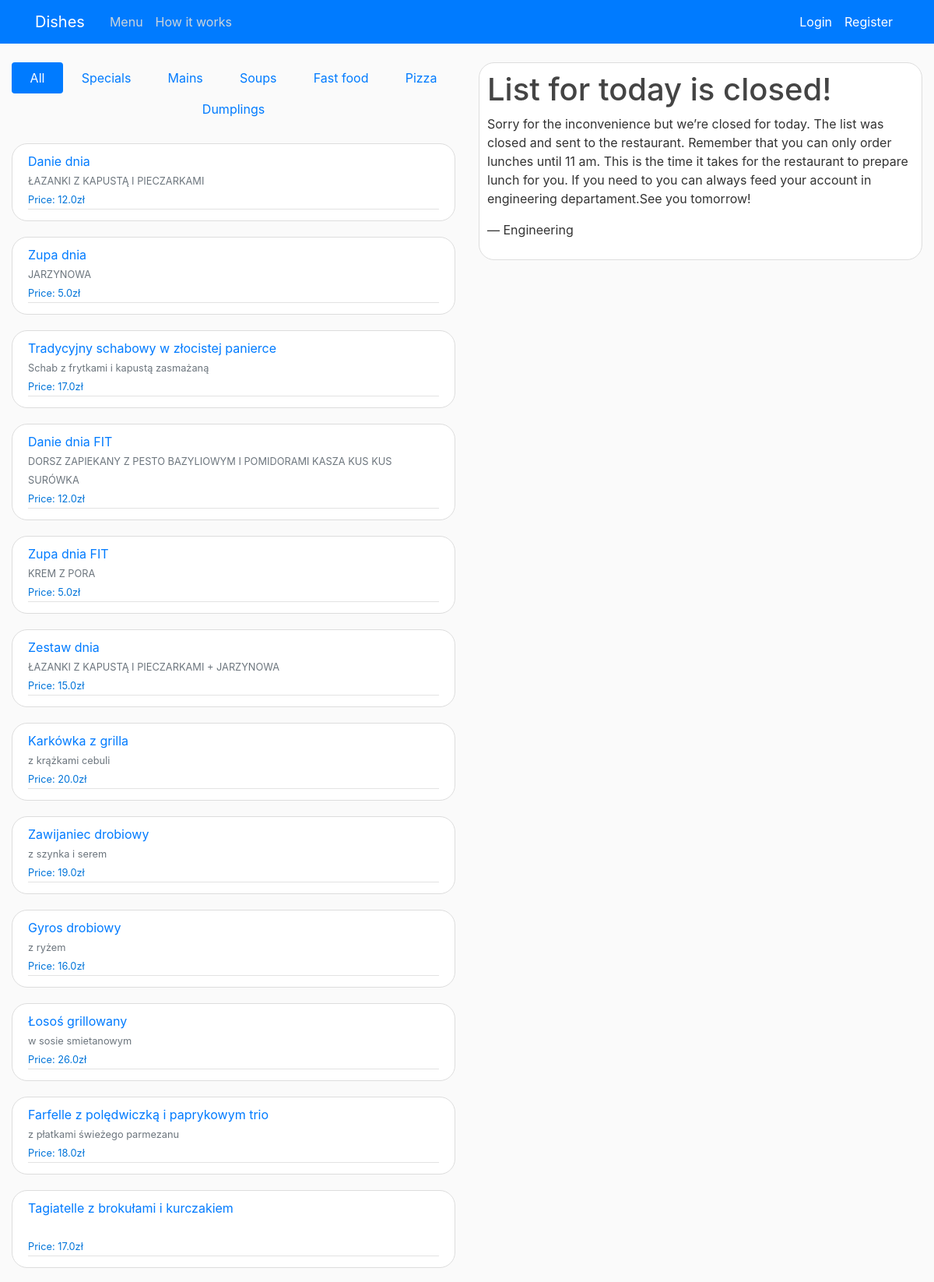
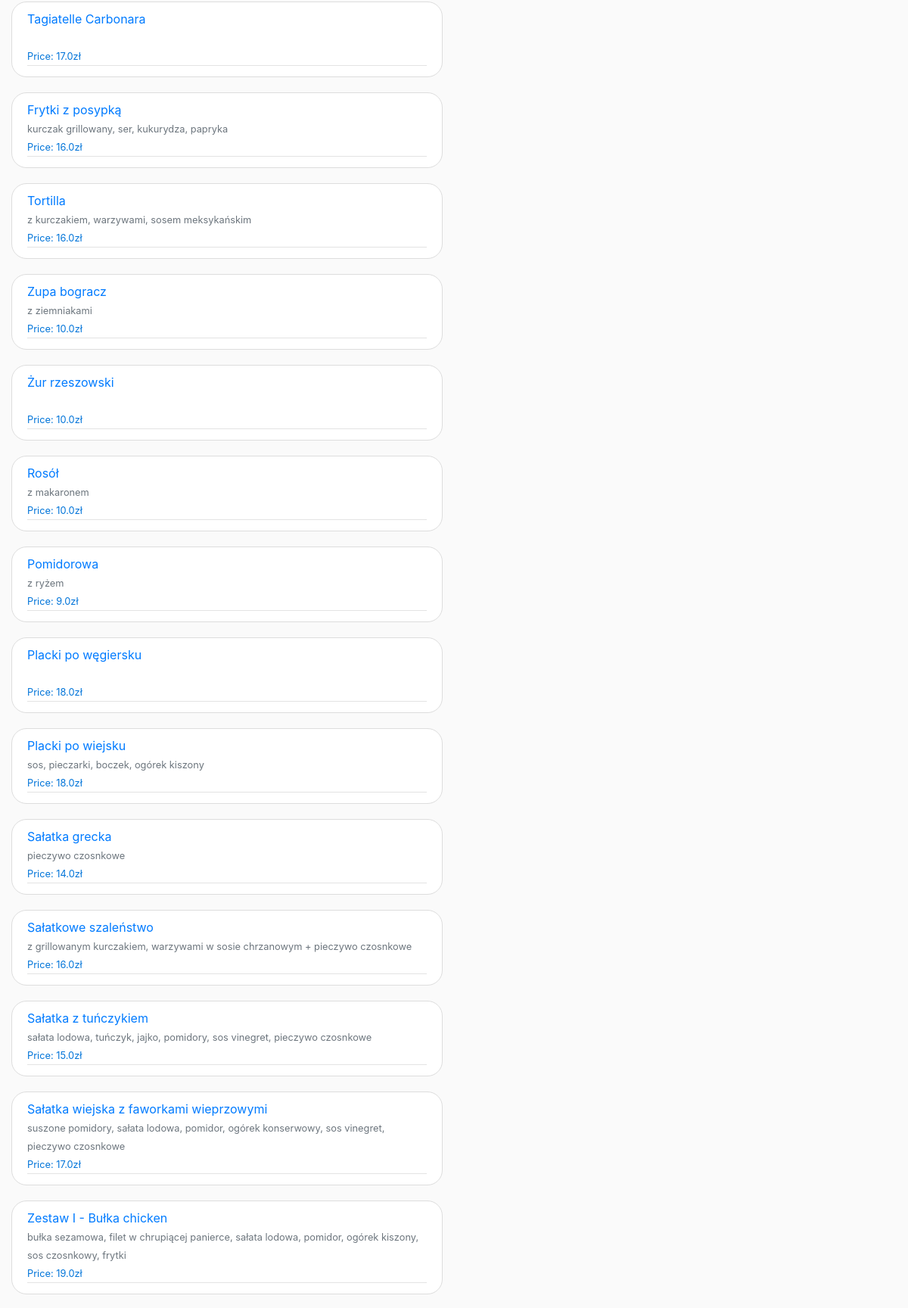
The page / (upper part) on the database its author committed (2 pictures, top to bottom).
### shop/models.py (models this page shows, shortened)
class Dish(models.Model):
    name = models.CharField(max_length=100)
    ingredient = models.CharField(max_length=250, blank=True)
    price = models.FloatField()
    dish_type = models.CharField(max_length=20)
    dish_addon = models.BooleanField(default=True)

### shop/views.py (the view)
# urls.py: 2. Add a URL to urlpatterns:  path('', views.home, name='home')
def home (request):
    context = {
        'dish': selectMenu('all'),
        'type': 'all',
        'hoursStart': startTime,
        'hoursEnd': endTime,
        'time': datetime.now()
    }
    try:
        values = countTotalPrice(request.user)
        context.update({'cart': values["items_in_cart"], 'sum_price': values["total_price"]})
        money = Profile.objects.get(user=request.user).money
        context.update({'money': money})
    except:
        pass
    return render(request, 'shop/home.html',context)

### shop/views.py (called while the page is built)
def countTotalPrice(user):
    items_in_cart = Cart.objects.filter(user=user)
    total_price = 0
    for item in items_in_cart:
        composition_price = item.composition.dish.price + item.composition.addon.price
        total_price += composition_price * item.quantity
    value_to_return ={
        'total_price': total_price,
        'items_in_cart': items_in_cart
    }
    return value_to_return

### shop/templates/shop/home.html (shortened to what this page needs)
{% extends 'shop/base.html' %}
{% block content %}
<nav class="nav nav-pills flex-column flex-sm-row">
    {% if type == 'all' %}
        <a class="flex-sm-fill text-sm-center nav-link active" href="{% url 'shop-select' 'all' %}">All</a>
        <a class="flex-sm-fill text-sm-center nav-link" href="{% url 'shop-select' 'special'%}">Specials</a>
        <a class="flex-sm-fill text-sm-center nav-link" href="{% url 'shop-select' 'main'%}">Mains</a>
        <a class="flex-sm-fill text-sm-center nav-link" href="{% url 'shop-select' 'soup'%}">Soups</a>
        <a class="flex-sm-fill text-sm-center nav-link" href="{% url 'shop-select' 'fastfood'%}">Fast food</a>
        <a class="flex-sm-fill text-sm-center nav-link" href="{% url 'shop-select' 'pizza'%}">Pizza</a>
        <a class="flex-sm-fill text-sm-center nav-link" href="{% url 'shop-select' 'dumplig'%}">Dumplings</a>
    {% endif %}
</nav>
<br>
{% for menu in dish %}
    <article class="media content-section">
        <div class="media-body">
            <div class="article-metadata">
                <a class="mr-2" href="{% url 'shop-open-dish' menu.id %}">{{ menu.name }}</a><br>
                <small class="text-muted">{{ menu.ingredient }}</small><br>
                <small class="article-content" style='color:#0074d9'>Price: {{ menu.price }}zł</small>
            </div>
        </div>
    </article>
{% endfor %}
{% endblock content %}

### shop/templates/shop/base.html (shortened to what this page needs)
{% load static %}
{% load django_template_maths %}
<!DOCTYPE html>
<html>
<head>
    <link rel="stylesheet" href="https://stackpath.bootstrapcdn.com/bootstrap/4.5.2/css/bootstrap.min.css">
    <link rel="stylesheet" type="text/css" href="{% static 'shop/main.css' %}">
</head>
<body>
    <header class="site-header">
        <nav class="navbar navbar-expand-md navbar-dark bg-primary fixed-top">
            <div class="container">
                <a class="navbar-brand mr-4">Dishes</a>
                <div class="collapse navbar-collapse" id="navbarToggle">
                    <div class="navbar-nav mr-auto">
                        <a class="nav-item nav-link" href="{% url 'shop-home' %}">Menu</a>
                        <a class="nav-item nav-link" href="{% url 'shop-about' %}">How it works</a>
                    </div>
                     <div class="navbar-nav">
                        {% if user.is_authenticated %}
                            <a class="nav-item nav-link" style="color: #ffffff" href="{% url 'logout' %}">Logout</a>
                            <a class="nav-item nav-link" style="color: #ffffff" href="{% url 'profile' %}">{{ user.username }} : {{money|floatformat}}zł</a>
                        {% else %}
                            <a class="nav-item nav-link" style="color: #ffffff" href="{% url 'login' %}">Login</a>
                            <a class="nav-item nav-link" style="color: #ffffff" href="{% url 'register' %}">Register</a>
                        {% endif %}
                    </div>
                </div>
            </div>
        </nav>
    </header>
   <main role="main" class="container-fluid">
        {% if summary %}
            {% block summary %}
            {% endblock summary %}
        {% else %}
            <div class="row">
                <div class="col-md-6">
                    {% block content %}{% endblock %}
                </div>
                {% if hoursStart < time.time and hoursEnd > time.time %}
                    <div class="col-md-6">
                        {% if user.is_authenticated %}
                            {% if not profile_view%}
                                <div class="content-section-sticky">
                                    <h3>Cart</h3>
                                        <ul class="list-group list-group-flush">
                                            {% for item in cart %}
                                                <span class="badge badge-primary">{{item.quantity}} x {{ item.composition }} - {{item.composition.dish.price|add:item.composition.addon.price}} zł
                                                    <a class="badge badge-light" href="{% url 'shop-delete-from-cart' item.id %}">
                                                        <svg width="1em" height="1em" viewBox="0 0 16 16" class="bi bi-trash-fill" fill="currentColor" xmlns="http://www.w3.org/2000/svg">
                                                            <path fill-rule="evenodd" d="M2.5 1a1 1 0 0 0-1 1v1a1 1 0 0 0 1 1H3v9a2 2 0 0 0 2 2h6a2 2 0 0 0 2-2V4h.5a1 1 0 0 0 1-1V2a1 1 0 0 0-1-1H10a1 1 0 0 0-1-1H7a1 1 0 0 0-1 1H2.5zm3 4a.5.5 0 0 1 .5.5v7a.5.5 0 0 1-1 0v-7a.5.5 0 0 1 .5-.5zM8 5a.5.5 0 0 1 .5.5v7a.5.5 0 0 1-1 0v-7A.5.5 0 0 1 8 5zm3 .5a.5.5 0 0 0-1 0v7a.5.5 0 0 0 1 0v-7z"/>
                                                        </svg>
                                                    </a>
                                                </span>
                                                <br>
                                            {% endfor %}
                                            <li class="list-group-item d-flex justify-content-between align-items-center">Total:
                                                <span class="badge badge-primary badge-pill">{{sum_price}}</span> zł
                                            </li>
                                            <div class="text-center">
                                                <a class="btn btn-primary btn-lg btn-block" href="{% url 'shop-order-summary' %}"> Order </a>
                                            </div>
                                        </ul>
                                    </p>
                                </div>
                            {% endif %}
                        {% endif %}
                    </div>
                {% else %}
                    <div class="col-md-6">
                        <div class="content-section-sticky">
                            <article>
                                <h1>List for today is closed!</h1>
                                <div>
                                    <p>Sorry for the inconvenience but we&rsquo;re closed for today. The list was closed and sent to the restaurant. Remember that you can only order lunches until 11 am. This is the time it takes for the restaurant to prepare lunch for you. If you need to you can always feed your account
                                    in engineering departament.</a>See you tomorrow!</p>
                                    <p>&mdash; Engineering</p>
                                </div>
                            </article>
                        </div>
                    </div>
                {% endif %}
            </div>
        {% endif %}
    </main>
</body>
</html>

### shop/static/shop/main.css (style rules this page uses)
body { background: #fafafa; color: #333333; margin-top: 5rem; }
h1, h2, h3, h4, h5, h6 { color: #444444; }
.site-header .navbar-nav .nav-link { color: #cbd5db; }
.content-section { background: #ffffff; padding: 10px 20px; border: 1px solid #dddddd; border-radius: 20px; margin-bottom: 20px; }
.content-section-sticky { background: #ffffff; padding: 10px 10px; border: 1px solid #dddddd; border-radius: 20px; margin-bottom:0; position: -webkit-sticky; position: sticky; top: 60px; }
.container-fluid { border-radius:20px; }
.article-content { white-space: pre-line; }
.article-metadata { padding-bottom: 1px; margin-bottom: 4px; border-bottom: 1px solid #e3e3e3 }

### rows shown on the page
Dish: name "Danie dnia", ingredient "ŁAZANKI Z KAPUSTĄ I PIECZARKAMI", price "12.0"
Dish: name "Zupa dnia", ingredient "JARZYNOWA", price "5.0"
Dish: name "Tradycyjny schabowy w złocistej panierce", ingredient "Schab z frytkami i kapustą zasmażaną", price "17.0"
Dish: name "Danie dnia FIT", ingredient "DORSZ ZAPIEKANY Z PESTO BAZYLIOWYM I POMIDORAMI KASZA KUS KUS SURÓWKA", price "12.0"
Dish: name "Zupa dnia FIT", ingredient "KREM Z PORA", price "5.0"
Dish: name "Zestaw dnia", ingredient "ŁAZANKI Z KAPUSTĄ I PIECZARKAMI + JARZYNOWA", price "15.0"
Dish: name "Karkówka z grilla", ingredient "z krążkami cebuli", price "20.0"
Dish: name "Zawijaniec drobiowy", ingredient "z szynka i serem", price "19.0"
Dish: name "Gyros drobiowy", ingredient "z ryżem", price "16.0"
Dish: name "Łosoś grillowany", ingredient "w sosie smietanowym", price "26.0"
Dish: name "Farfelle z polędwiczką i paprykowym trio", ingredient "z płatkami świeżego parmezanu", price "18.0"
Dish: name "Tagiatelle z brokułami i kurczakiem", price "17.0"
Dish: name "Tagiatelle Carbonara", price "17.0"
Dish: name "Frytki z posypką", ingredient "kurczak grillowany, ser, kukurydza, papryka", price "16.0"
Dish: name "Tortilla", ingredient "z kurczakiem, warzywami, sosem meksykańskim", price "16.0"
Dish: name "Zupa bogracz", ingredient "z ziemniakami", price "10.0"
Dish: name "Żur rzeszowski", price "10.0"
Dish: name "Rosół", ingredient "z makaronem", price "10.0"
Dish: name "Pomidorowa", ingredient "z ryżem", price "9.0"
Dish: name "Placki po węgiersku", price "18.0"
Dish: name "Placki po wiejsku", ingredient "sos, pieczarki, boczek, ogórek kiszony", price "18.0"
Dish: name "Sałatka grecka", ingredient "pieczywo czosnkowe", price "14.0"
Dish: name "Sałatkowe szaleństwo", ingredient "z grillowanym kurczakiem, warzywami w sosie chrzanowym + pieczywo czosnkowe", price "16.0"
Dish: name "Sałatka z tuńczykiem", ingredient "sałata lodowa, tuńczyk, jajko, pomidory, sos vinegret, pieczywo czosnkowe", price "15.0"
Dish: name "Sałatka wiejska z faworkami wieprzowymi", ingredient "suszone pomidory, sałata lodowa, pomidor, ogórek konserwowy, sos vinegret, pieczywo czosnkowe", price "17.0"
Dish: name "Zestaw I - Bułka chicken", ingredient "bułka sezamowa, filet w chrupiącej panierce, sałata lodowa, pomidor, ogórek kiszony, sos czosnkowy, frytki", price "19.0"
